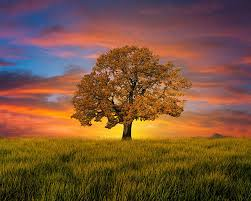
#> input picture GoruntuEsikleme/indir (2).jpeg, 251 x 201 px, found by its file name
$ python goruntu_esikleme.py
#> lines starting #> are read from the running program, lines starting #| are printed output that depends on the picture; after the words box and inside, x2 and y2 are one past the last pixel; in counts of white or black regions, pixels touching at a corner belong together
import cv2

# Görüntüyü oku
img = cv2.imread("C:/Users/MUSA/Desktop/OpenCV/GoruntuEsikleme/indir (2).jpeg")
#> img is the input picture: shape (201, 251, 3); mean B, G, R 58.9, 84.9, 123.4

# Görüntünün başarıyla okunup okunmadığını kontrol et
if img is None:
    print("Hata: Görüntü okunamadi! Dosya yolunu kontrol et.")
    exit()


# Gri tonlamaya çevir
img = cv2.cvtColor(img, cv2.COLOR_BGR2GRAY)
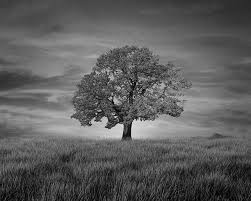
#> img: shape (201, 251); min 1, max 226, mean 93.5

# Basit eşikleme
_, thresh_img = cv2.threshold(img, 60, 255, cv2.THRESH_BINARY)
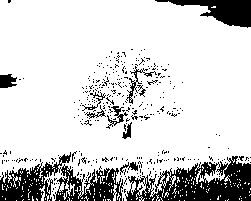
#> thresh_img: shape (201, 251); 82.5% white; 343 black regions (332 under 20 px), largest, box (x1, y1, x2, y2) and area: (125, 156, 251, 201) 3101, (0, 152, 124, 201) 2752, (155, 0, 251, 28) 1233

"""
Eşikleme (Thresholding), piksellerin belirli bir değere göre siyah veya beyaz olarak değiştirilmesini sağlar.
cv2.threshold() fonksiyonu kullanilir
Parametreler:
img: Gri tonlamali giriş görüntüsü.
60: Eşik değeri → 60’tan küçük pikseller siyah (0), büyük olanlar beyaz (255) yapilir.
255: Maksimum parlaklik değeri (beyaz).
cv2.THRESH_BINARY: İkili eşikleme (binary thresholding) uygular.
Dönen Değerler:
_: Kullanilmayan eşik değeri (genellikle gereksiz).
thresh_img: Eşiklenmiş görüntü.
"""

# Adaptif eşikleme
thresh_img2 = cv2.adaptiveThreshold(img, 255, cv2.ADAPTIVE_THRESH_MEAN_C, cv2.THRESH_BINARY, 11, 8)
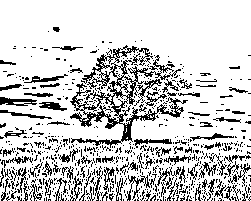
#> thresh_img2: shape (201, 251); 80.1% white; black in thin lines or dots, all inside (x1, y1, x2, y2) = (0, 27, 251, 201)

"""
Basit eşikleme sabit bir eşik değeri (örn. 60) kullanirken, adaptif eşikleme görüntünün farkli bölgelerindeki aydinlatma değişimlerine daha iyi uyum sağlar.
Parametreler:
img: Gri tonlamali giriş görüntüsü.
255: Maksimum parlaklik değeri.
cv2.ADAPTIVE_THRESH_MEAN_C: Her piksel için eşik değeri, çevresindeki piksellerin ortalamasi alinarak hesaplanir.
cv2.THRESH_BINARY: İkili eşikleme uygulanir.
11: Çevresel pencere boyutu (blok büyüklüğü) → Her piksel için eşik değeri hesaplanirken 11x11’lik bir bölge kullanilir.
8: Ortalama değerden çikarilacak sabit bir değer (C).
"""

# Her görüntüyü farklı pencerelerde aç
cv2.imshow("Gri Tonlamali Görüntü", img)
cv2.imshow("Basit Eşikleme", thresh_img)
cv2.imshow("Adaptif Eşikleme", thresh_img2)

# Pencerelerin konumunu ayarla (görünmeme sorununu çözer)
cv2.moveWindow("Gri Tonlamali Görüntü", 100, 100)
cv2.moveWindow("Basit Eşikleme", 400, 100)
cv2.moveWindow("Adaptif Eşikleme", 700, 100)

"""
OpenCV, pencereleri rastgele yerleştirebilir.
cv2.moveWindow(pencere_adi, x, y) fonksiyonu ile pencerelerin ekrandaki konumlari belirlenir.
"Gri Tonlamali Görüntü" (100,100) koordinatinda, "Basit Eşikleme" (400,100) ve "Adaptif Eşikleme" (700,100) konumuna taşinir.
"""

# Pencerelerin açık kalmasını sağla
cv2.waitKey(0)
cv2.destroyAllWindows()

"""
🔹 KODUN GENEL İŞLEYİŞİ
1️⃣ Görüntü dosyasi okunur ve gri tonlamaya çevrilir.
2️⃣ Basit eşikleme (sabit eşik değeri ile) uygulanir.
3️⃣ Adaptif eşikleme (piksellere göre değişen eşik değeri) uygulanir.
4️⃣ Üç ayri pencere açilir:

Gri tonlamali görüntü
Basit eşiklenmiş görüntü
Adaptif eşiklenmiş görüntü
5️⃣ Pencereler farkli konumlara taşinir.
6️⃣ Kullanici bir tuşa basana kadar pencereler açik kalir.
🚀 ÇIKTI
Bu kodu çaliştirdiğinda ekranda üç ayri pencere açilacaktir:
✅ Gri Tonlamali Görüntü
✅ Basit Eşikleme (Sabit değerle siyah-beyaz ayrimi)
✅ Adaptif Eşikleme (Yerel parlakliğa göre eşikleme)

📌 Bir tuşa bastiğinda pencereler kapanacaktir.
"""
